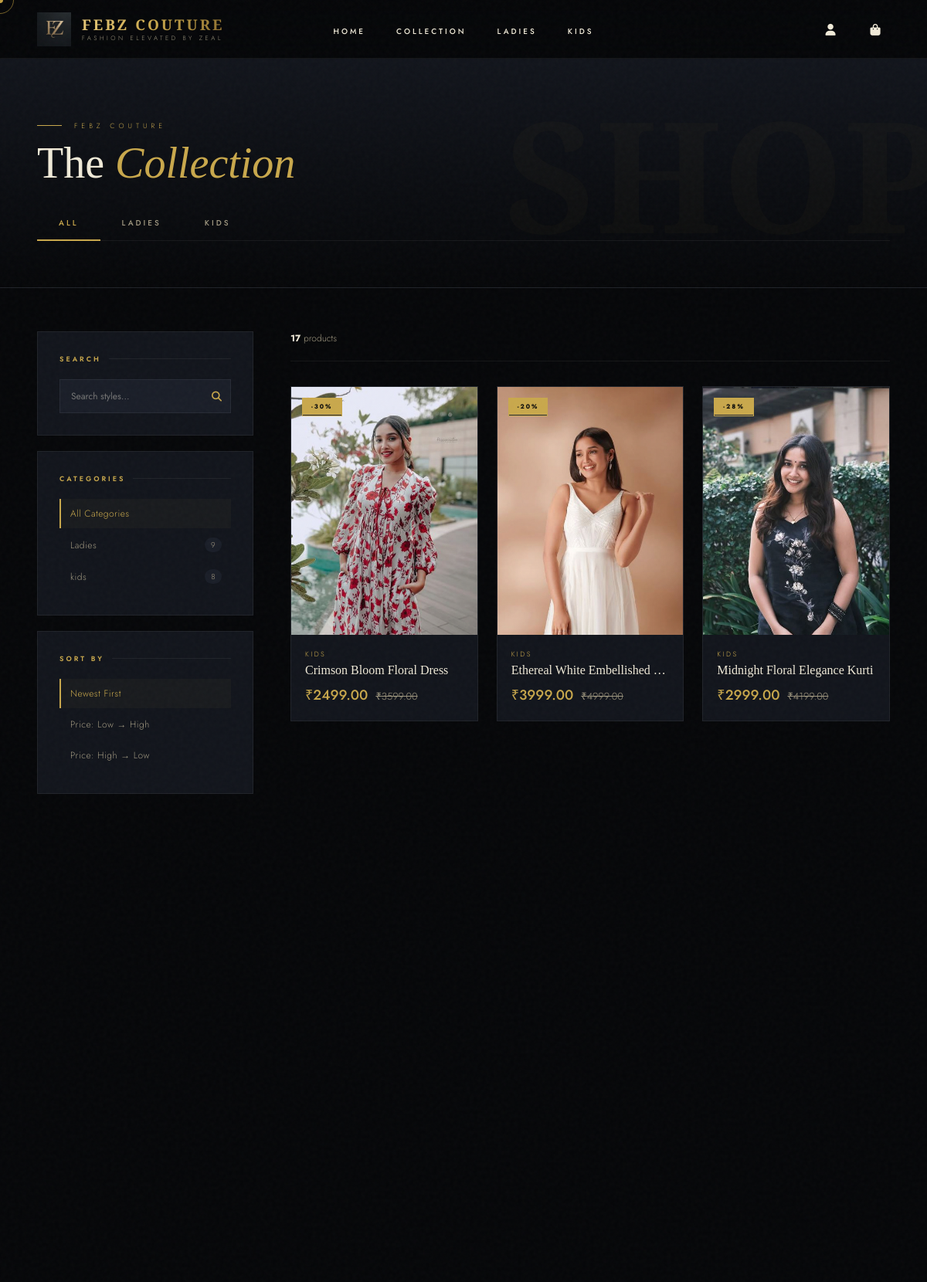
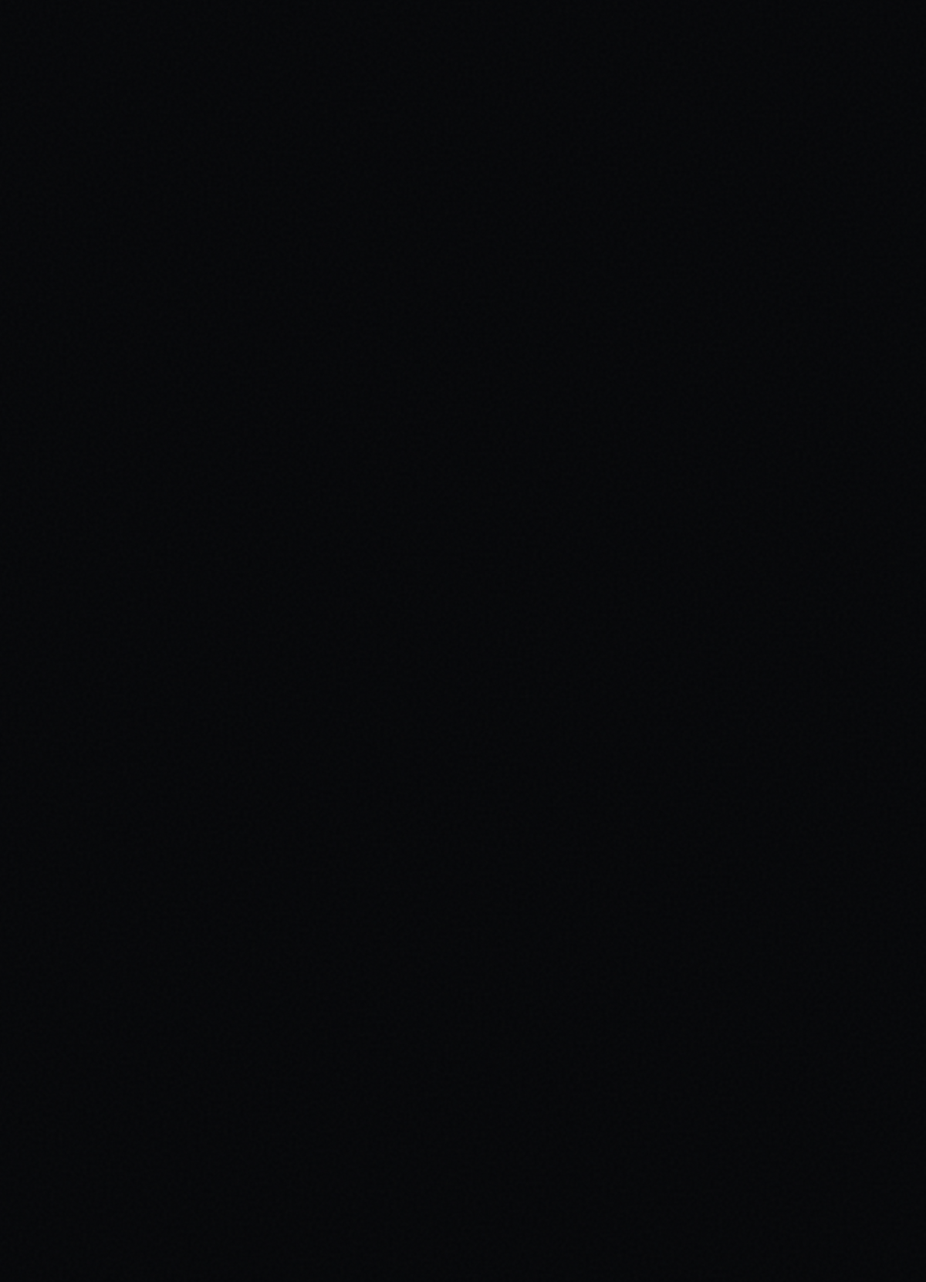
The app's page /shop/ (upper part) with its own data (2 pictures, top to bottom).
### store/models.py (models this page shows, shortened)
class Category(models.Model):
    AUDIENCE_CHOICES = [('ladies', 'Ladies'), ('kids', 'Kids'), ('both', 'Both')]
    name = models.CharField(max_length=200)
    slug = models.SlugField(unique=True)
    audience = models.CharField(max_length=10, choices=AUDIENCE_CHOICES, default='ladies')
    description = models.TextField(blank=True)
    class Meta:
        verbose_name_plural = 'Categories'
        ordering = ['name']

class Product(models.Model):
    category = models.ForeignKey(Category, on_delete=models.CASCADE, related_name='products')
    name = models.CharField(max_length=200)
    slug = models.SlugField(unique=True)
    description = models.TextField()
    price = models.DecimalField(max_digits=10, decimal_places=2)
    original_price = models.DecimalField(max_digits=10, decimal_places=2, blank=True, null=True)
    image = models.ImageField(upload_to='products/', blank=True, null=True)
    image2 = models.ImageField(upload_to='products/', blank=True, null=True)
    image3 = models.ImageField(upload_to='products/', blank=True, null=True)
    stock = models.PositiveIntegerField(default=0)
    available_sizes = models.CharField(max_length=200, blank=True)
    is_featured = models.BooleanField(default=False)
    is_new_arrival = models.BooleanField(default=False)
    created_at = models.DateTimeField(auto_now_add=True)
    updated_at = models.DateTimeField(auto_now=True)
    class Meta:
        ordering = ['-created_at']
    @property
    def discount_percent(self):
        if self.original_price and self.original_price > self.price:
            return int((1 - self.price / self.original_price) * 100)
        return 0

### store/views.py (the view)
# urls.py: path('shop/', views.shop, name='shop'),
def shop(request):
    products = Product.objects.filter(stock__gt=0)
    categories = Category.objects.all()
    category_slug = request.GET.get('category')
    audience = request.GET.get('audience')
    search = request.GET.get('search', '')
    sort = request.GET.get('sort', 'newest')
    min_price = request.GET.get('min_price')
    max_price = request.GET.get('max_price')
    if category_slug:
        products = products.filter(category__slug=category_slug)
    if audience:
        products = products.filter(category__audience__in=[audience, 'both'])
    if search:
        products = products.filter(Q(name__icontains=search) | Q(description__icontains=search))
    if min_price:
        products = products.filter(price__gte=min_price)
    if max_price:
        products = products.filter(price__lte=max_price)
    if sort == 'price_low':
        products = products.order_by('price')
    elif sort == 'price_high':
        products = products.order_by('-price')
    else:
        products = products.order_by('-created_at')
    return render(request, 'store/shop.html', {
        'products': products, 'categories': categories,
        'selected_category': category_slug, 'selected_audience': audience,
        'search': search, 'sort': sort,
    })

### store/context_processors.py (called while the page is built)
def cart_count(request):
    cart = request.session.get('cart', {})
    count = sum(item['quantity'] for item in cart.values())
    return {'cart_count': count}

### store/templates/store/shop.html (shortened to what this page needs)
{% extends 'store/base.html' %}
{% load static %}
{% block content %}
<div class="shop-hero">
  <div class="container">
    <div class="section-eyebrow">Febz Couture</div>
    <h1 class="shop-h1">The <em>Collection</em></h1>
    <div class="audience-tabs">
      <a href="{% url 'shop' %}" class="audience-tab {% if not selected_audience %}active{% endif %}">All</a>
      <a href="{% url 'shop' %}?audience=ladies{% if selected_category %}&category={{ selected_category }}{% endif %}" class="audience-tab {% if selected_audience == 'ladies' %}active{% endif %}">Ladies</a>
      <a href="{% url 'shop' %}?audience=kids{% if selected_category %}&category={{ selected_category }}{% endif %}" class="audience-tab {% if selected_audience == 'kids' %}active{% endif %}">Kids</a>
    </div>
  </div>
</div>
<div class="container">
  <div class="shop-layout">
    <aside class="sidebar">
      <div class="sidebar-block">
        <div class="sidebar-block-title">Search</div>
        <form method="get" class="search-wrap">
          <input type="text" name="search" placeholder="Search styles..." value="{{ search|default:'' }}">
          <button type="submit"><i class="fas fa-search"></i></button>
        </form>
      </div>
      <div class="sidebar-block">
        <div class="sidebar-block-title">Categories</div>
        <a href="{% url 'shop' %}{% if selected_audience %}?audience={{ selected_audience }}{% endif %}"
           class="filter-link {% if not selected_category %}active{% endif %}">
          All Categories
        </a>
        {% for cat in categories %}
        <a href="?category={{ cat.slug }}{% if selected_audience %}&audience={{ selected_audience }}{% endif %}"
           class="filter-link {% if selected_category == cat.slug %}active{% endif %}">
          {{ cat.name }}
          <span class="filter-count">{{ cat.products.count }}</span>
        </a>
        {% endfor %}
      </div>
      <div class="sidebar-block">
        <div class="sidebar-block-title">Sort By</div>
        <a href="?{% if selected_category %}category={{ selected_category }}&{% endif %}{% if selected_audience %}audience={{ selected_audience }}&{% endif %}sort=newest{% if search %}&search={{ search }}{% endif %}"
           class="filter-link {% if sort == 'newest' %}active{% endif %}">Newest First</a>
        <a href="?{% if selected_category %}category={{ selected_category }}&{% endif %}{% if selected_audience %}audience={{ selected_audience }}&{% endif %}sort=price_low{% if search %}&search={{ search }}{% endif %}"
           class="filter-link {% if sort == 'price_low' %}active{% endif %}">Price: Low → High</a>
        <a href="?{% if selected_category %}category={{ selected_category }}&{% endif %}{% if selected_audience %}audience={{ selected_audience }}&{% endif %}sort=price_high{% if search %}&search={{ search }}{% endif %}"
           class="filter-link {% if sort == 'price_high' %}active{% endif %}">Price: High → Low</a>
      </div>
    </aside>
    <div>
      <div class="shop-toolbar">
        <div class="results-text">
          <strong>{{ products.count }}</strong> products
        </div>
      </div>
      <div class="products-grid-3">
        {% for product in products %}
        <div class="product-card reveal reveal-delay-{{ forloop.counter|add:'0' }}">
          <div class="pc-image">
            {% if product.image %}
            <img src="{{ product.image.url }}" alt="{{ product.name }}" loading="lazy">
            {% else %}
            <div class="pc-no-img"><i class="fas fa-tshirt"></i></div>
            {% endif %}
            {% if product.is_new_arrival %}<div class="pc-badge new">New</div>{% endif %}
            {% if product.discount_percent > 0 %}<div class="pc-badge">-{{ product.discount_percent }}%</div>{% endif %}
          </div>
          <div class="pc-body">
            <div class="pc-category">{{ product.category.name }}</div>
            <div class="pc-name">
              <a href="{% url 'product_detail' product.slug %}" style="color:inherit;text-decoration:none;">{{ product.name }}</a>
            </div>
            <div class="pc-price">
              <span class="pc-price-current">₹{{ product.price }}</span>
              {% if product.original_price %}<span class="pc-price-was">₹{{ product.original_price }}</span>{% endif %}
            </div>
          </div>
        </div>
        {% endfor %}
      </div>
    </div>
  </div>
</div>
{% endblock %}

### store/templates/store/base.html (shortened to what this page needs)
{% load static %}
<!DOCTYPE html>
<html lang="en">
<head>
<link rel="stylesheet" href="https://cdnjs.cloudflare.com/ajax/libs/font-awesome/6.5.0/css/all.min.css">
</head>
<body>
<div class="cursor" id="cursorDot"><div class="cursor-dot"></div></div>
<div class="cursor" id="cursorRing"><div class="cursor-ring"></div></div>
<nav class="navbar" id="navbar">
  <a href="{% url 'home' %}" class="nav-logo">
    <img src="{% static 'store/images/Febzlogo.jpeg' %}" alt="FZ Monogram">
    <div class="nav-logo-words">
      <span class="brand">Febz Couture</span>
      <span class="tagline">Fashion Elevated By Zeal</span>
    </div>
  </a>
  <ul class="nav-links">
    <li><a href="{% url 'home' %}">Home</a></li>
    <li><a href="{% url 'shop' %}">Collection</a></li>
    <li><a href="{% url 'shop' %}?audience=ladies">Ladies</a></li>
    <li><a href="{% url 'shop' %}?audience=kids">Kids</a></li>
  </ul>
  <div class="nav-actions">
    <a href="{% if user.is_authenticated %}{% url 'profile' %}{% else %}{% url 'login' %}{% endif %}" class="nav-btn" title="Account">
      <i class="fas fa-user"></i>
    </a>
    <a href="{% url 'cart' %}" class="nav-btn" title="Cart" style="position:relative;">
      <i class="fas fa-shopping-bag"></i>
    </a>
  </div>
</nav>
<main>{% block content %}{% endblock %}</main>
</body>
</html>

### store/templates/store/shop.html (style rules this page uses)
.shop-hero { padding: 80px 0 60px; background: linear-gradient(180deg, var(--dark-2) 0%, var(--obsidian) 100%); border-bottom: 1px solid var(--border-dim); position: relative; overflow: hidden; }
.shop-hero::after { content: 'SHOP'; position: absolute; right: -20px; top: 50%; transform: translateY(-50%); font-family: 'Playfair Display', serif; font-size: 200px; font-weight: 700; color: rgba(201,168,76,0.03); pointer-events: none; }
.shop-h1 { font-family: 'Playfair Display', serif; font-size: 56px; font-weight: 400; line-height: 1; color: var(--cream); }
.shop-h1 em { font-style: italic; color: var(--gold); }
.audience-tabs { display: flex; gap: 0; margin: 28px 0 0; border-bottom: 1px solid var(--border-dim); }
.audience-tab { padding: 14px 28px; font-size: 10px; letter-spacing: 3px; text-transform: uppercase; text-decoration: none; color: var(--cream-dim); border-bottom: 2px solid transparent; margin-bottom: -1px; transition: all 0.3s; font-weight: 500; }
.audience-tab.active { color: var(--gold); border-bottom-color: var(--gold); }
.shop-layout { display: grid; grid-template-columns: 280px 1fr; gap: 48px; padding: 56px 0 100px; align-items: start; }
.sidebar { position: sticky; top: 96px; }
.sidebar-block { background: var(--dark-2); border: 1px solid var(--border-dim); padding: 28px; margin-bottom: 20px; transition: border-color 0.3s; }
.sidebar-block-title { font-size: 9px; letter-spacing: 3px; text-transform: uppercase; color: var(--gold); margin-bottom: 20px; font-weight: 600; display: flex; align-items: center; gap: 10px; }
.sidebar-block-title::after { content: ''; flex: 1; height: 1px; background: var(--border-dim); }
.search-wrap { position: relative; }
.search-wrap input { width: 100%; background: var(--dark-3); border: 1px solid var(--border-dim); border-radius: 0; color: var(--cream); padding: 12px 42px 12px 14px; font-family: 'Jost', sans-serif; font-size: 12px; outline: none; transition: border-color 0.3s; }
.search-wrap button { position: absolute; right: 12px; top: 50%; transform: translateY(-50%); background: none; border: none; color: var(--gold); cursor: none; font-size: 13px; }
.filter-link { display: flex; justify-content: space-between; align-items: center; padding: 10px 12px; color: var(--cream-dim); text-decoration: none; font-size: 12px; letter-spacing: 0.5px; border-left: 2px solid transparent; transition: all 0.3s; margin-bottom: 2px; }
.filter-link:hover, .filter-link.active { color: var(--gold); border-left-color: var(--gold); background: rgba(201,168,76,0.04); }
.filter-count { font-size: 10px; color: var(--cream-dim); background: var(--dark-3); padding: 2px 8px; border-radius: 10px; }
.shop-toolbar { display: flex; justify-content: space-between; align-items: center; margin-bottom: 32px; padding-bottom: 20px; border-bottom: 1px solid var(--border-dim); }
.results-text { font-size: 12px; color: var(--cream-dim); }
.results-text strong { color: var(--cream); }
.products-grid-3 { display: grid; grid-template-columns: repeat(3, 1fr); gap: 24px; }

### records on screen
Category: name "Ladies", products.count "9"
Category: name "kids", products.count "8"
Product: image (picture), discount_percent "30", category.name "KIDS", name "Crimson Bloom Floral Dress", price "2499.00", original_price "3599.00"
Product: image (picture), discount_percent "20", category.name "KIDS", name "Ethereal White Embellished…", price "3999.00", original_price "4999.00"
Product: image (picture), discount_percent "28", category.name "KIDS", name "Midnight Floral Elegance Kurti", price "2999.00", original_price "4199.00"

### other values on screen
{{ products.count }} "17"
